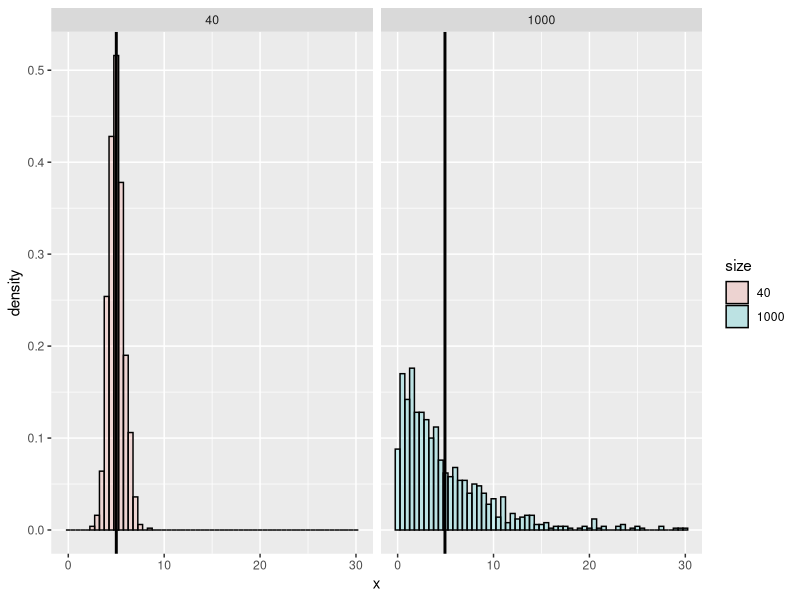

The R source for this figure:
## ---- chunk 1
nosim = 1000
lambda = 0.2
mns <- NULL

ex <- rexp(nosim,lambda)
for (i in 1:nosim) mns = c(mns,mean(rexp(40,lambda)))

dat <- data.frame(x = c(ex, mns),
                  size = factor(rep(c(1000,40),rep(nosim,2))))
## ---- chunk 2
ex.mn <- mean(dat[dat$size==1000,1])
mns.mn <- mean(dat[dat$size==40,1])

dat <- cbind(dat, mn = rep(c(ex.mn,mns.mn),rep(nosim,2)))
library(ggplot2)
g <- ggplot(dat, aes(x = x, fill = size)) +
  geom_histogram(alpha = .20, binwidth=.5, colour = "black", aes(y = ..density..)) +
  geom_vline(aes(xintercept = mn), dat, size = 1) +
  facet_grid(. ~ size)
g
## ---- chunk 3
#Theoretical mean = 1/lambda
th.mn = 1/lambda

th.mn #mean - theoretical
ex.mn #mean - 1000 random samples
mns.mn #mean - 1000 means of 40 random samples
## ---- chunk 4
ex.var <- (sd(dat[dat$size==1000,1]))^2
mns.var <- (sd(dat[dat$size==40,1]))^2

dat <- cbind(dat, mn = rep(c(ex.var,mns.var),rep(nosim,2)))

ex.var
mns.var
